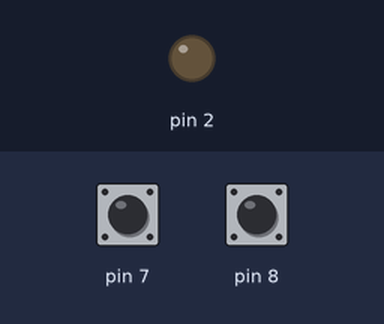
A sketch run on a simulated Arduino Uno, built with avr-gcc and run on an emulated ATmega328P. On the bench: output pins drawn as LEDs (lit = HIGH). The test bench sets the inputs (shaded band); at power-on: pin 7 HIGH, pin 8 HIGH.

Above: at 1.2 s.
1.3 s: pin 7 pulled LOW for 0.15 s
At 1.9 s:
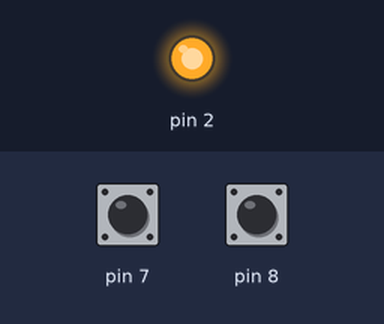
2.9 s: pin 8 pulled LOW for 0.15 s
At 4.1 s:
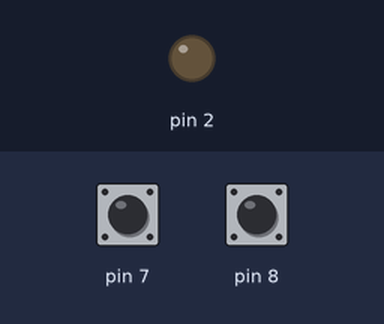
4.5 s: pin 7 pulled LOW for 1 s
At 5.5 s:
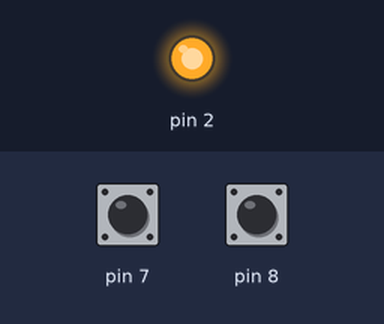
Timing chart, 0 to 7.5 s (numbered marks = the images above; inputs shaded):
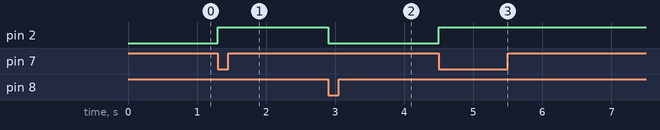

The sketch:

led_on_off_25.ino
```cpp
void setup() {
pinMode(7,INPUT_PULLUP);
pinMode(8,INPUT_PULLUP);
pinMode(2,OUTPUT);
digitalWrite(2,LOW);
}
void loop() {
if(digitalRead(7)==0&&digitalRead(8)==1)
{digitalWrite(2,HIGH);}
if(digitalRead(7)==1&&digitalRead(8)==0)
{digitalWrite(2,LOW);}
}
```

Measured:
- after the input at 1.3 s, pin 2: LOW → HIGH at once
- after the input at 2.9 s, pin 2: HIGH → LOW at once
- after the input at 4.5 s, pin 2: LOW → HIGH at once
